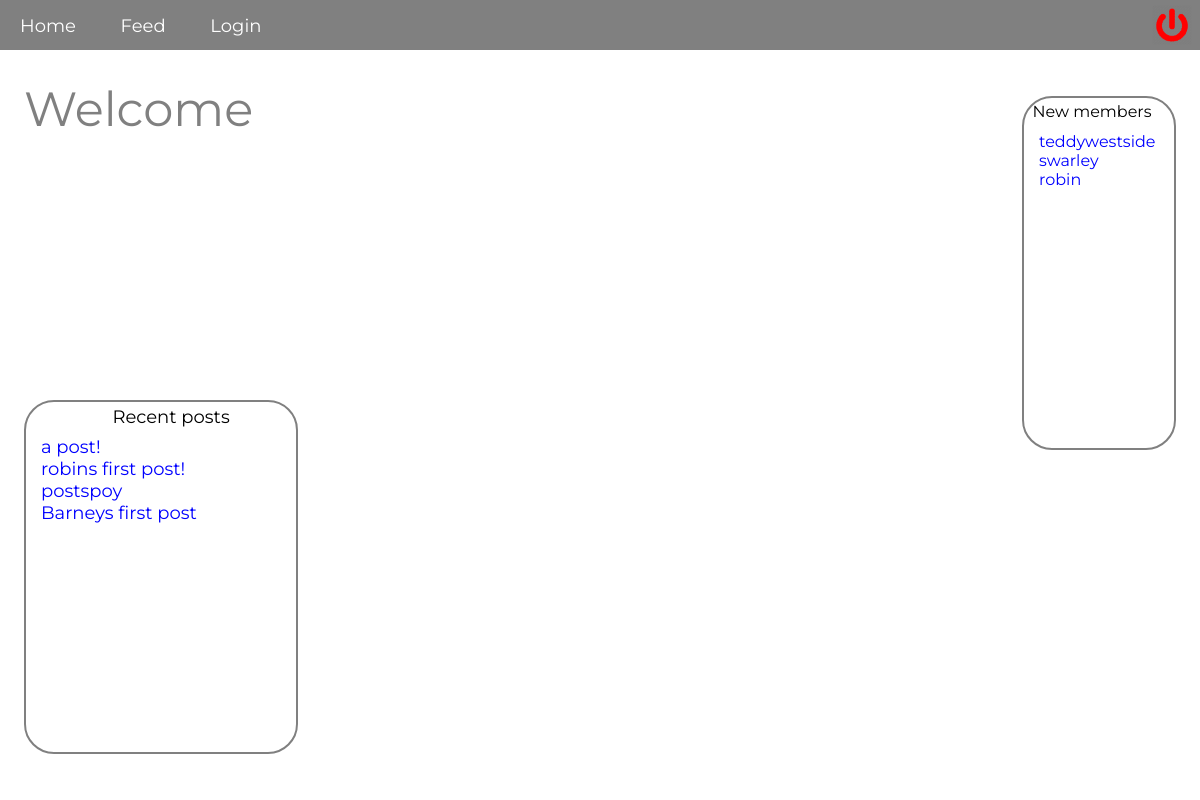
Before: / with the older database file.
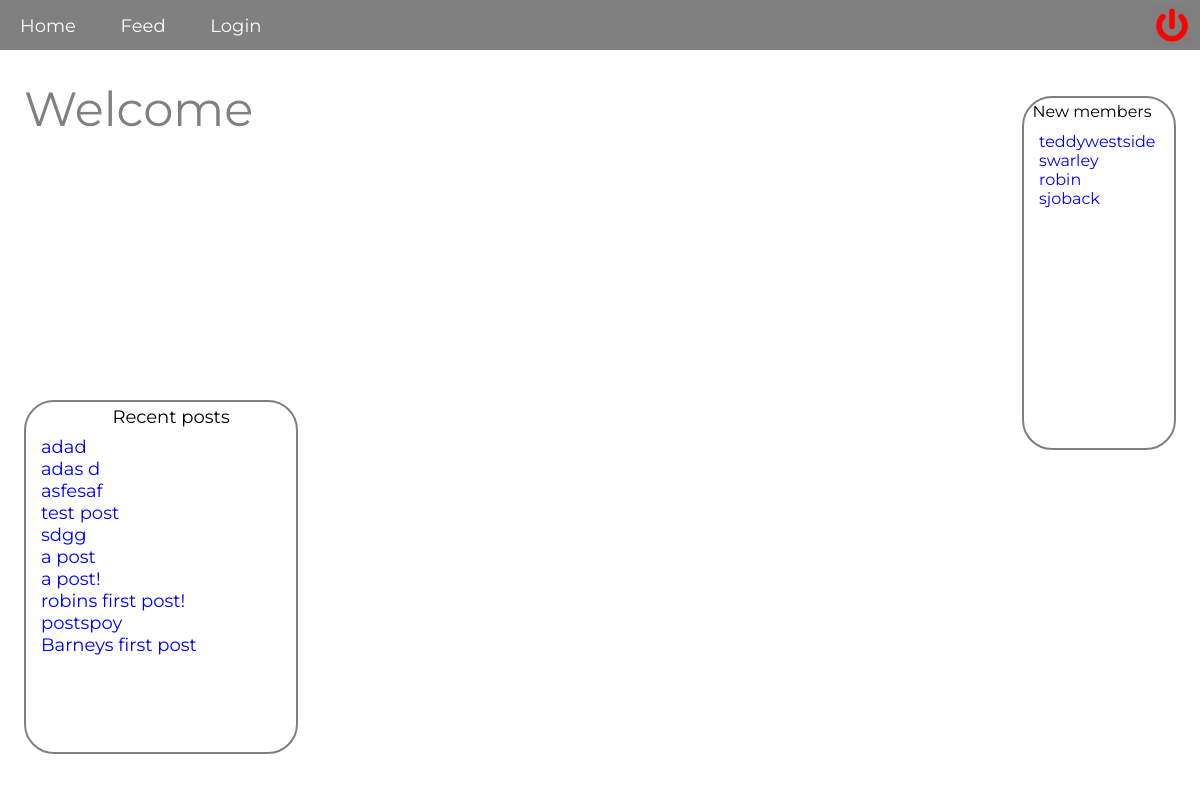
After: the same page with the newer database file.
### tables this page shows
CREATE TABLE "users" (
        `id`    INTEGER NOT NULL PRIMARY KEY AUTOINCREMENT UNIQUE,
        `name`  VARCHAR NOT NULL,
        `username`      VARCHAR NOT NULL UNIQUE,
        `email` VARCHAR NOT NULL,
        `password`      VARCHAR NOT NULL,
        `biography`     VARCHAR NOT NULL,
        `img`           VARCHAR,
        `joined`     VARCHAR
);

CREATE TABLE "posts" (
        `id`       INTEGER NOT NULL,
        `post_id`       INTEGER NOT NULL PRIMARY KEY AUTOINCREMENT UNIQUE,
        `title` VARCHAR NOT NULL,
        `description`   VARCHAR NOT NULL,
        `url`   VARCHAR NOT NULL,
        `posted`      VARCHAR,
        `edited`     VARCHAR
);

### logic/homePage.php (called while the page is built)
<?php
$query = "SELECT * FROM users ORDER BY joined DESC LIMIT 10";
$statement = $pdo->prepare($query);
$statement->execute();
$users = $statement->fetchAll(PDO::FETCH_ASSOC);
$query = "SELECT * FROM posts ORDER BY posted DESC LIMIT 15";
$statement = $pdo->prepare($query);
$statement->execute();
$posts = $statement->fetchAll(PDO::FETCH_ASSOC);

### index.php (the view)
<?php
require __DIR__.'/views/header.php';
require __DIR__.'/logic/homePage.php';
?>
<div class="index-wrapper">
   <p class="header-text">Welcome</p>
   <div class="new-members">
      <div class="new-members-header">New members</div>
      <br>
      <?php foreach($users as $user): ?>
         <div class="member-username">
            <a href="/pages/profile.php?id=<?php echo $user['id'] ?>" class="member-username"><?php echo $user['username']; ?></a>
         </div>
      <?php endforeach; ?>
   </div>
   <div class="new-posts">
      <div class="new-posts-header">Recent posts</div>
      <br>
      <?php foreach($posts as $post): ?>
         <a href="/pages/comment.php?id=<?php echo $post['post_id'] ?>" class="member-title"><?php echo $post['title']; ?></a>
         <br>
      <?php endforeach; ?>
   </div>
</div>
<?php require __DIR__.'/views/footer.php'; ?>

Changed rows visible on the page:
added users: username "sjoback"
added posts: title "adad"
added posts: title "adas d"
added posts: title "asfesaf"
added posts: title "test post"
added posts: title "sdgg"
added posts: title "a post"
